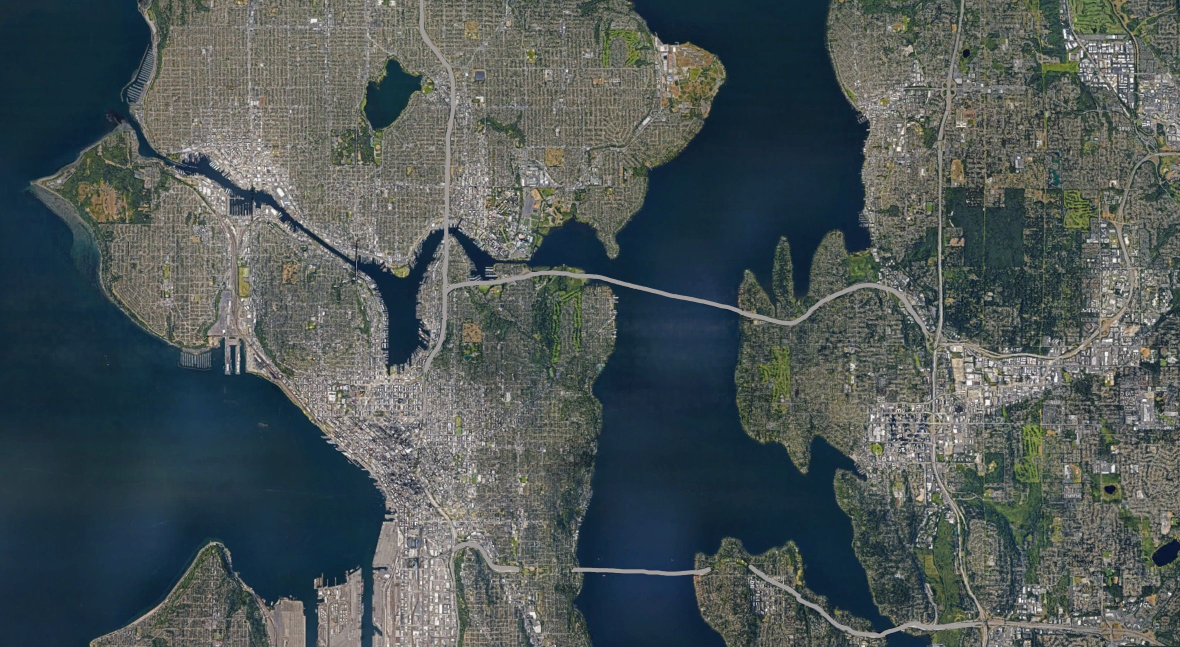
#> input picture pythonAttempt/images/LargerSeattle.jpg, 2360 x 1294 px (shown at 1/2 size)
$ python clusterAverages.py   (older library calls are emulated)
#> lines starting #> are read from the running program, lines starting #| are printed output that depends on the picture
from PIL import Image, ImageDraw, ImageColor
import numpy as np
from sklearn.cluster import KMeans
import random
import sys
import os
import csv

postItWidth = 15
postItHeight = 11
# canvasWidth = 1155]
canvasWidth = 1155 - (postItWidth * 23)
canvasHeight = 792

canvasEndY = 792 - (20 * 11)

canvasStartX = 60
canvasStartY = 11

rose = (196, 85, 101)
orange = (212, 135, 63)
blue = (50, 139, 147)
pink = (194, 58, 124)
green = (138, 180, 52)
postItColors = (rose, orange, blue, pink, green)
# manualColors = [orange, blue, green, pink, rose]
manualColors = [pink, blue, rose, green, orange]
def getAverageColor(img):
    pixels = img.load()
    r = 0
    g = 0
    b = 0
    count = 0
    for i in range(img.size[0]):
        for j in range(img.size[1]):
            pixelR, pixelG, pixelB = pixels[i,j]
            r += pixelR
            g += pixelG
            b += pixelB
            count += 1
    return (r//count, g//count, b//count)

# [65 lines left out: functions getDistance, getDistanceToOthers, mapCentersToPostItColors, getColorName, not called in this run]

rose = (196, 85, 101)
orange = (212, 135, 63)
blue = (50, 139, 147)
pink = (194, 58, 124)
green = (138, 180, 52)
def generateImg(path):
#> called with path = './images/LargerSeattle.jpg'
    img = Image.open(path)
#> img is the input picture: PIL image 2360x1294 RGB; mean R, G, B 76.2, 85.7, 86
    maxsize = (img.size[0] * canvasHeight // img.size[1], canvasHeight)
#> maxsize = (1444, 792)

    img = img.resize(maxsize, Image.ANTIALIAS)
#> img: PIL image 1444x792 RGB
    canvas = ImageDraw.Draw(img)

    colors = []

    for i in range(canvasStartX, canvasWidth, postItWidth):
        for j in range(canvasStartY, canvasEndY, postItHeight):
            subImg = img.crop((i, j, i + postItWidth, j + postItHeight))
            c = getAverageColor(subImg)
            # canvas.rectangle((i, j, i + postItWidth, j + postItHeight), fill=c, outline=None)
            colors.append(c)
#> after the loop, colors = 2550 items, first 6: (19, 44, 56), (16, 42, 55), (17, 42, 55), (17, 41, 53), (17, 41, 54), (17, 42, 54)

    npColors = np.array(colors)
#> npColors = 2550 rows, first 8: [19, 44, 56], [16, 42, 55], [17, 42, 55], [17, 41, 53], [17, 41, 54], [17, 42, 54], [17, 41, 54], [16, 42, 55]
    kmeans = KMeans(n_clusters=5, random_state=0).fit(npColors)
    # print(kmeans)
    # print(kmeans.labels_)
    centers = kmeans.cluster_centers_.astype(int)
#> centers = [[101, 103, 94], [22, 46, 62], [71, 82, 77], [140, 137, 133], [119, 117, 109]]
    # [6 lines of commented-out code are left out]
    colorCount = {
        green : 0,
        blue : 0,
        orange : 0,
        rose : 0,
        pink : 0
    }
    count = 0
    for i in range(canvasStartX, canvasWidth, postItWidth):
        for j in range(canvasStartY, canvasEndY, postItHeight):
            c = centers[kmeans.labels_[count]]
            # colorCount[c] = colorCount[c] + 1
            # print("c:", c)
            canvas.rectangle((i, j, i + postItWidth, j + postItHeight), fill=tuple(c), outline=None)
            count += 1
#> after the loop, count = 2550
    print(colorCount)
    # [11 lines of commented-out code are left out]

    return img

if __name__ == "__main__":
    # setup
    img = generateImg("./images/LargerSeattle.jpg")
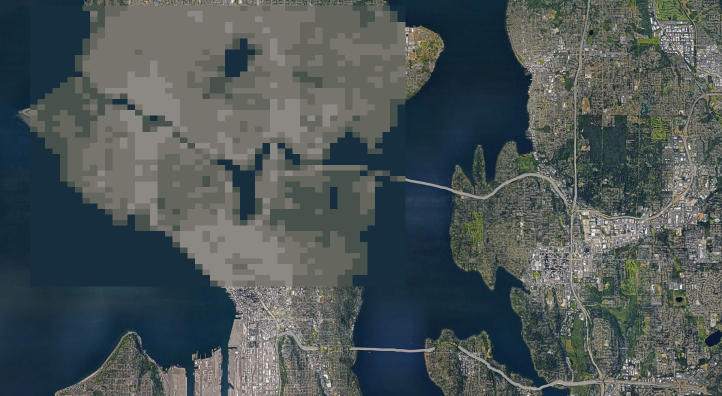
#> img: PIL image 1444x792 RGB (shown at 1/2 size); mean R, G, B 75.8, 85.3, 85.8
    img.show()

$ run again, with pythonAttempt/images/a2.jpg copied over pythonAttempt/images/LargerSeattle.jpg
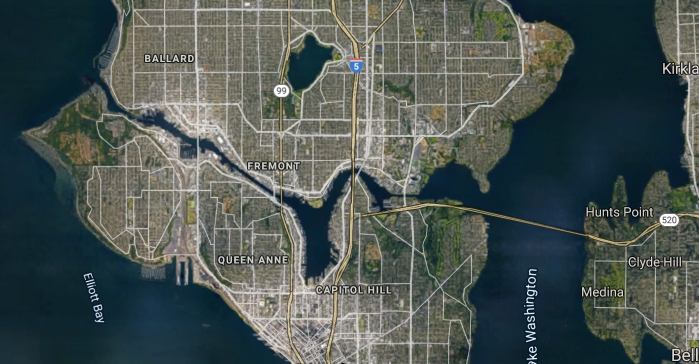
#> input picture pythonAttempt/images/a2.jpg, 1398 x 728 px (shown at 1/2 size)
#> in generateImg, img is the input picture: PIL image 1398x728 RGB; mean R, G, B 75, 84.8, 82.1
#> after the loop in generateImg, `for i in range(canvasStartX, canvasWidth, postItWidth):`: colors = 2550 items, first 6: (12, 35, 43), (13, 35, 43), (12, 33, 42), (13, 33, 43), (13, 34, 43), (14, 34, 43)
#> npColors = 2550 rows, first 8: [12, 35, 43], [13, 35, 43], [12, 33, 42], [13, 33, 43], [13, 34, 43], [14, 34, 43], [14, 34, 43], [13, 34, 43]
#> centers = [[164, 161, 154], [65, 77, 69], [110, 109, 97], [13, 38, 48], [133, 130, 119]]
#> after the loop in generateImg, `for i in range(canvasStartX, canvasWidth, postItWidth):`: count = 2550
#> `img = generateImg("./images/LargerSeattle.jpg")`:
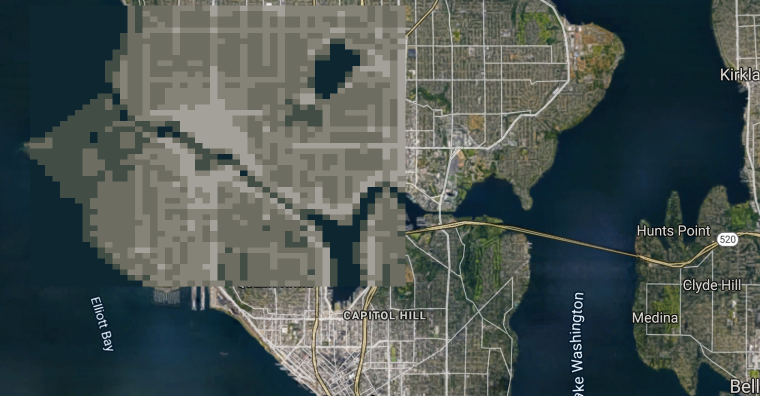
#> img: PIL image 1520x792 RGB (shown at 1/2 size); mean R, G, B 74.7, 84.4, 81.8
